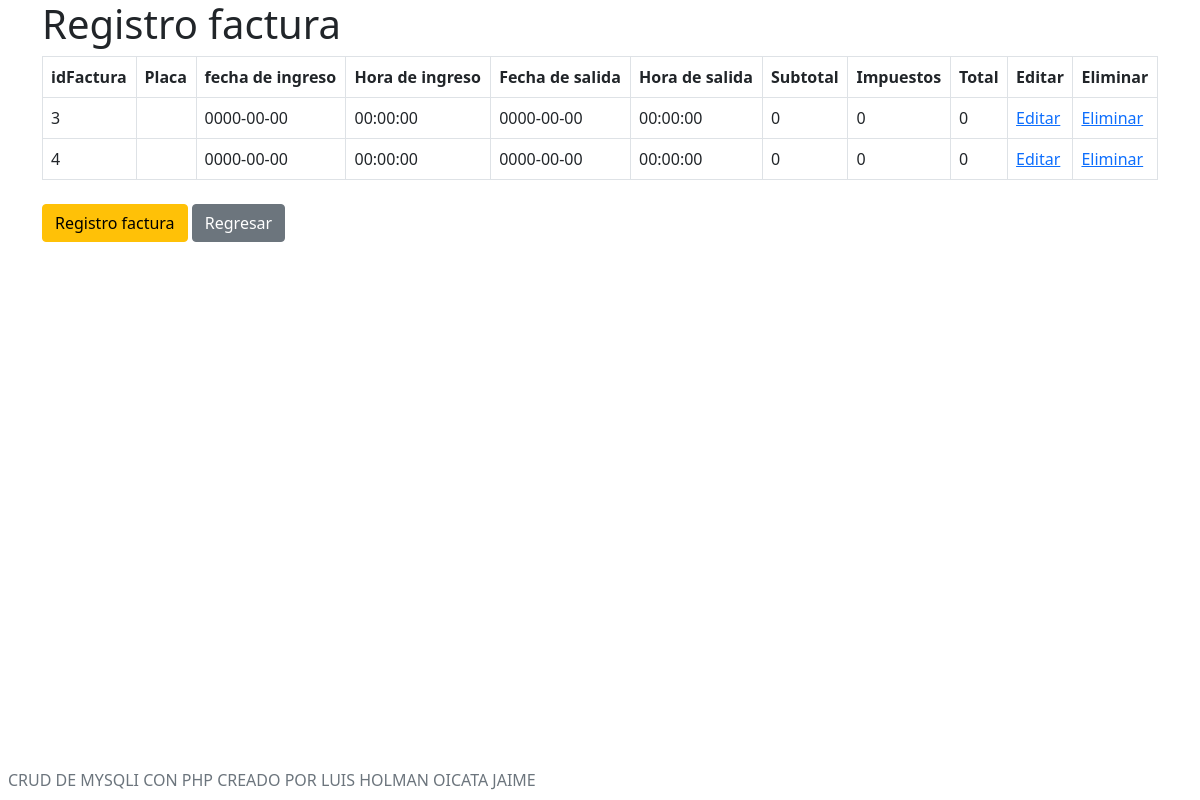
/Factura/listar.php, run on the app's committed database.
### tables this page shows
CREATE TABLE `factura` (
  `idFactura` int(11) NOT NULL,
  `Placa` varchar(45) NOT NULL,
  `Fecha_de_Ingreso` date NOT NULL,
  `Hora_Ingreso` time NOT NULL,
  `Fecha_de_salida` date NOT NULL,
  `Hora_de_salida` time NOT NULL,
  `Subtotal` int(6) NOT NULL,
  `Impuestos` int(6) NOT NULL,
  `Total` int(6) NOT NULL
);

### Factura/listar.php (the view)
<?php
include_once "encabezado.php";
$mysqli= include_once "../Database/conexion.php";
$resultadoQuery = $mysqli->query("SELECT idFactura,
    Placa,
    Fecha_de_Ingreso,
    Hora_Ingreso,
    Fecha_de_salida,
    Hora_de_salida,
    Subtotal,
    Impuestos,
    Total
FROM factura");
$listadoClientes= $resultadoQuery->fetch_all(MYSQLI_ASSOC);
?>
<div class="container">
<div class="row">
<div class="col-12">
    <h1>Registro factura</h1>
</div>
<div class="col-12">
    <table class="table table-bordered">
        <thead>
            <tr>
                <th scope="col">idFactura</th>
                <th scope="col">Placa</th>
                <th scope="col">fecha de ingreso</th>
                <th scope="col">Hora de ingreso</th>
                <th scope="col">Fecha de salida</th>
                <th scope="col">Hora de salida</th>
                <th scope="col">Subtotal</th>
                <th scope="col">Impuestos</th>
                <th scope="col">Total</th>
                <th scope="col">Editar</th>
                <th scope="col">Eliminar</th>
            </tr>
        </thead>
    <tbody>
    <?php
    foreach ($listadoClientes as $listadoIndividual) {?>
       <tr>
           <td> <?php echo $listadoIndividual["idFactura"] ?></td>
           <td> <?php echo $listadoIndividual["Placa"] ?></td>
           <td> <?php echo $listadoIndividual["Fecha_de_Ingreso"] ?></td>
           <td> <?php echo $listadoIndividual["Hora_Ingreso"] ?></td>
           <td> <?php echo $listadoIndividual["Fecha_de_salida"] ?></td>
           <td> <?php echo $listadoIndividual["Hora_de_salida"] ?></td>
           <td> <?php echo $listadoIndividual["Subtotal"] ?></td>
           <td> <?php echo $listadoIndividual["Impuestos"] ?></td>
           <td> <?php echo $listadoIndividual["Total"] ?></td>
           <td>
               <a href="editar.php?id=<?php echo $listadoIndividual["idFactura"] ?>">Editar</a>
           </td>
           <td>
               <a href="eliminar.php?id=<?php echo $listadoIndividual["idFactura"] ?>">Eliminar</a>
           </td>
       </tr>
    <?php
    }
    ?>
    </tbody>
</table>
<a class="btn btn-warning my-2" href="factura.php">Registro factura</a>
<a class="btn btn-secondary" href="factura.php">Regresar</a>
</div>
</div>
</div>
<?php
include_once "pie.php";
?>

### data on the page
factura: idFactura "3", Fecha_de_Ingreso "0000-00-00", Hora_Ingreso "00:00:00", Fecha_de_salida "0000-00-00", Hora_de_salida "00:00:00", Subtotal "0", Impuestos "0", Total "0"
factura: idFactura "4", Fecha_de_Ingreso "0000-00-00", Hora_Ingreso "00:00:00", Fecha_de_salida "0000-00-00", Hora_de_salida "00:00:00", Subtotal "0", Impuestos "0", Total "0"
